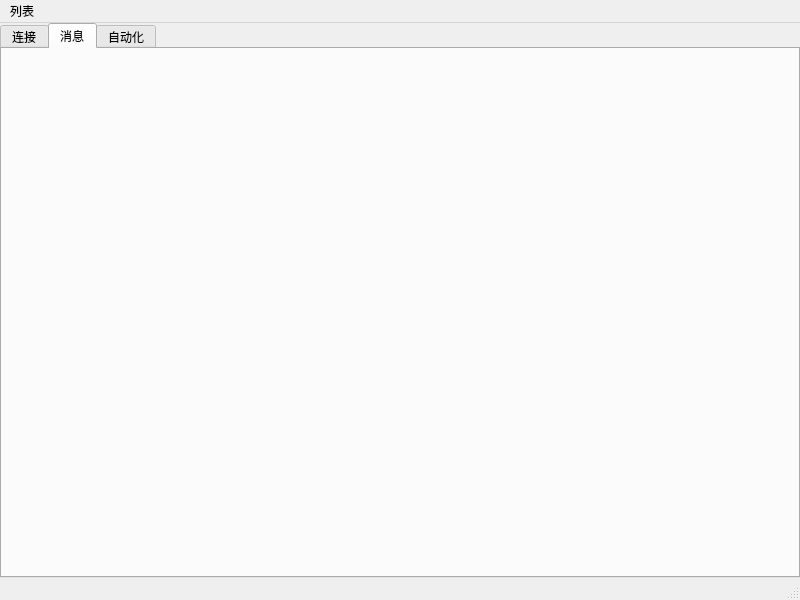
<?xml version="1.0" encoding="UTF-8"?>
<ui version="4.0">
 <class>MainWindow</class>
 <widget class="QMainWindow" name="MainWindow">
  <property name="geometry">
   <rect>
    <x>0</x>
    <y>0</y>
    <width>800</width>
    <height>600</height>
   </rect>
  </property>
  <property name="windowTitle">
   <string>微信商务机器人</string>
  </property>
  <widget class="QWidget" name="centralwidget">
   <layout class="QVBoxLayout" name="verticalLayout">
    <property name="spacing">
     <number>0</number>
    </property>
    <property name="leftMargin">
     <number>0</number>
    </property>
    <property name="topMargin">
     <number>0</number>
    </property>
    <property name="rightMargin">
     <number>0</number>
    </property>
    <property name="bottomMargin">
     <number>0</number>
    </property>
    <item>
     <widget class="QTabWidget" name="tabWidget">
      <property name="currentIndex">
       <number>1</number>
      </property>
      <widget class="QWidget" name="linkTab">
       <attribute name="title">
        <string>连接</string>
       </attribute>
       <layout class="QVBoxLayout" name="verticalLayout_2">
        <property name="leftMargin">
         <number>0</number>
        </property>
        <property name="topMargin">
         <number>0</number>
        </property>
        <property name="rightMargin">
         <number>0</number>
        </property>
        <property name="bottomMargin">
         <number>0</number>
        </property>
        <item>
         <widget class="LinkWidget" name="widget" native="true"/>
        </item>
       </layout>
      </widget>
      <widget class="QWidget" name="chatTab">
       <attribute name="title">
        <string>消息</string>
       </attribute>
       <layout class="QVBoxLayout" name="verticalLayout_3">
        <property name="leftMargin">
         <number>0</number>
        </property>
        <property name="topMargin">
         <number>0</number>
        </property>
        <property name="rightMargin">
         <number>0</number>
        </property>
        <property name="bottomMargin">
         <number>0</number>
        </property>
        <item>
         <widget class="ChatWidget" name="chatWidget" native="true"/>
        </item>
       </layout>
      </widget>
      <widget class="QWidget" name="autoTab">
       <attribute name="title">
        <string>自动化</string>
       </attribute>
      </widget>
     </widget>
    </item>
   </layout>
  </widget>
  <widget class="QMenuBar" name="menubar">
   <property name="geometry">
    <rect>
     <x>0</x>
     <y>0</y>
     <width>800</width>
     <height>37</height>
    </rect>
   </property>
   <widget class="QMenu" name="menu_3">
    <property name="title">
     <string>列表</string>
    </property>
    <addaction name="actionFriends"/>
    <addaction name="actionGroups"/>
   </widget>
   <addaction name="menu_3"/>
  </widget>
  <widget class="QStatusBar" name="statusbar"/>
  <action name="actionFriends">
   <property name="text">
    <string>好友列表</string>
   </property>
  </action>
  <action name="actionGroups">
   <property name="text">
    <string>群组列表</string>
   </property>
  </action>
 </widget>
 <customwidgets>
  <customwidget>
   <class>LinkWidget</class>
   <extends>QWidget</extends>
   <header location="global">linkwidget.h</header>
   <container>1</container>
  </customwidget>
  <customwidget>
   <class>ChatWidget</class>
   <extends>QWidget</extends>
   <header>chatwidget.h</header>
   <container>1</container>
  </customwidget>
 </customwidgets>
 <resources/>
 <connections/>
</ui>
